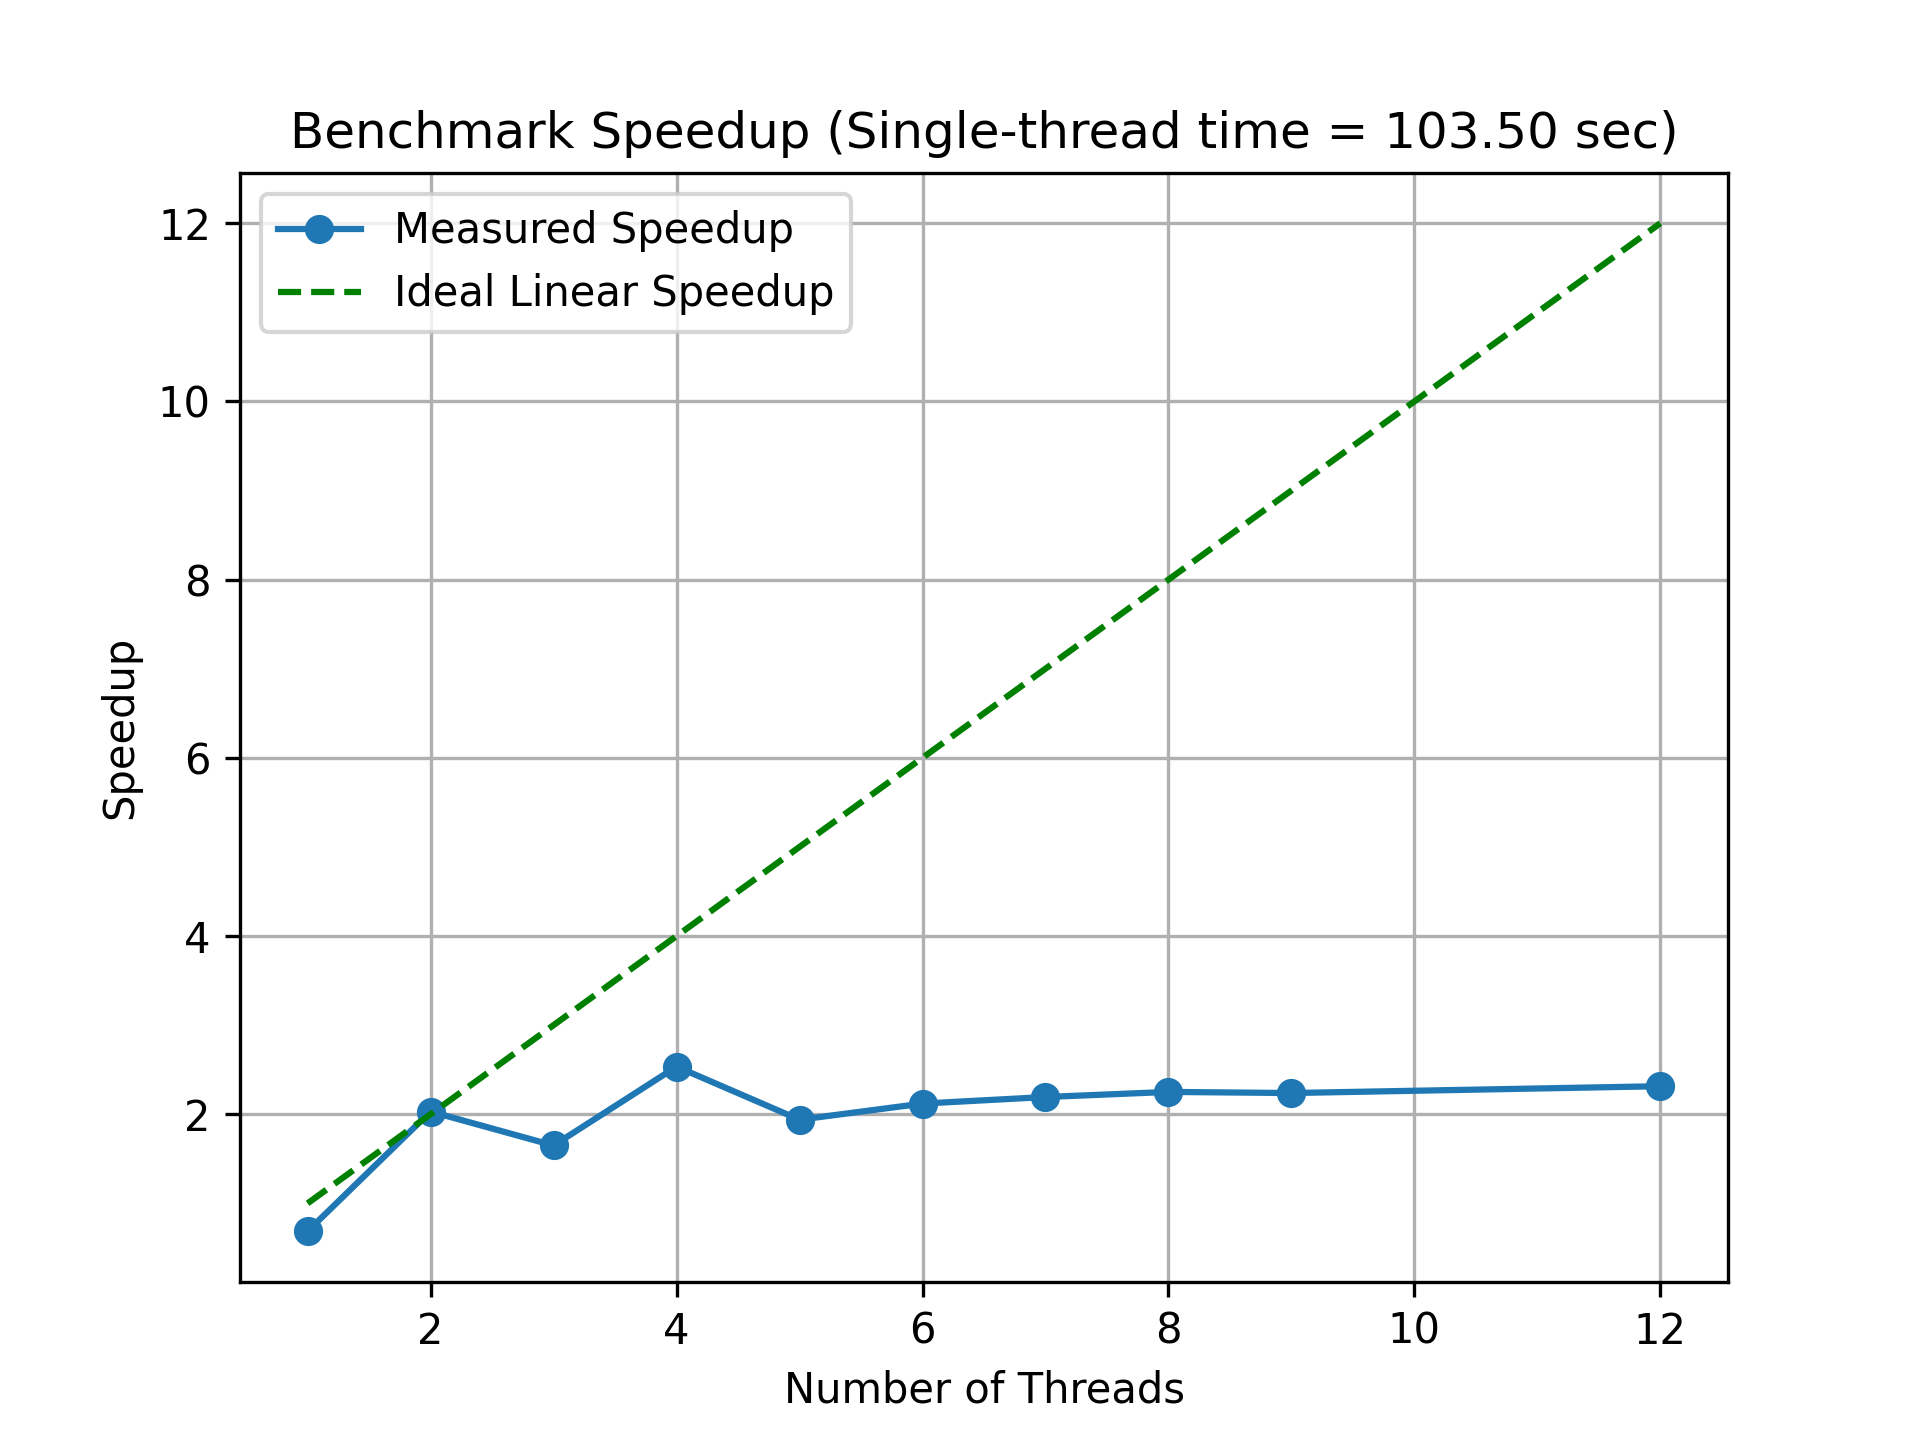

Here is the Python script that generated this plot:
import argparse
import matplotlib.pyplot as plt

parser = argparse.ArgumentParser()

parser.add_argument("-d", "--data", required=True)
parser.add_argument("-i", "--image", required=True)

args = parser.parse_args()
data_path = args.data
image_path = args.image

with open(data_path, "r") as file:
    lines = file.readlines()

# 1 строка — однотпоточное время (например: "Single-threaded: 70.80930")
single_thread_time = float(lines[0].strip().split()[-1])

# 2 строка — список потоков (например: "1 2 3 4 5 6 7 8 9 12")
thread_counts = list(map(int, lines[1].strip().split()))

# 3 строка — времена для каждого количества потоков
times = list(map(float, lines[2].strip().split()))

# 4 строка — ускорения (speedup)
speedups = list(map(float, lines[3].strip().split()))

plt.grid(True)
plt.xlabel("Number of Threads")
plt.ylabel("Speedup")

plt.plot(thread_counts, speedups, "o-", label="Measured Speedup")
plt.plot(thread_counts, thread_counts, "g--", label="Ideal Linear Speedup")

plt.legend()
plt.title(f"Benchmark Speedup (Single-thread time = {single_thread_time:.2f} sec)")

plt.savefig(image_path, format="png", dpi=300)
